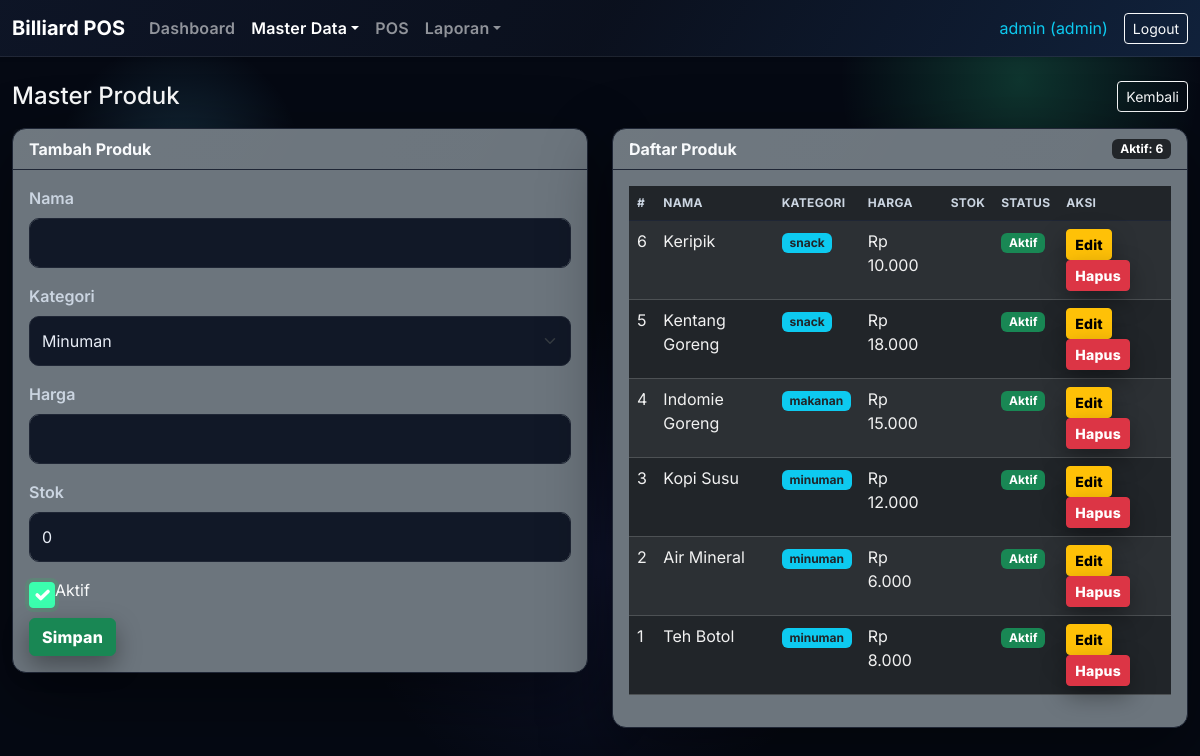
The app's page /billiard_pos/master/products.php (signed in) with its own data.
### tables this page shows
CREATE TABLE `products` (
  `id` int(11) NOT NULL,
  `name` varchar(150) NOT NULL,
  `category` varchar(50) NOT NULL,
  `price` int(11) NOT NULL DEFAULT 0,
  `is_active` tinyint(1) NOT NULL DEFAULT 1,
  `created_at` timestamp NOT NULL DEFAULT current_timestamp()
);

### billiard_pos/includes/functions.php (called while the page is built, shortened)
<?php
function load_company_settings() {
    $file = __DIR__ . '/../company.json';
    return [
        'name' => 'Billiard POS',
        'tagline' => 'Billiard & Snack POS',
        'phone' => '',
        'address' => '',
        'logo' => '',
        'fonnte_token' => '',
        'fonnte_target' => '',
        'maintenance_password' => ''
    ];
}
function format_rupiah($number) {
    return 'Rp ' . number_format((int)$number, 0, ',', '.');
}
function active_menu($path) {
    $current = $_SERVER['SCRIPT_NAME'] ?? '';
    return (strpos($current, $path) !== false) ? 'active' : '';
}
?>

### billiard_pos/master/products.php (the view, shortened to what this page needs)
<?php
require_once __DIR__ . '/../includes/functions.php';
$products = $pdo->query("SELECT * FROM products ORDER BY id DESC")->fetchAll();
$editData = null;
?>
<?php include __DIR__ . '/../includes/header.php'; ?>
<div class="d-flex justify-content-between align-items-center mb-3">
    <h4 class="mb-0">Master Produk</h4>
    <a href="/billiard_pos/index.php" class="btn btn-outline-light btn-sm">Kembali</a>
</div>
<div class="row">
    <div class="col-md-6">
        <div class="card bg-secondary text-light">
            <div class="card-header"><?php echo $editData ? 'Edit Produk' : 'Tambah Produk'; ?></div>
            <div class="card-body">
                <form method="post">
                    <div class="mb-3">
                        <label class="form-label">Nama</label>
                        <input type="text" name="name" class="form-control" required value="<?php echo htmlspecialchars($editData['name'] ?? ''); ?>">
                    </div>
                    <div class="mb-3">
                        <label class="form-label">Kategori</label>
                        <select name="category" class="form-select" required>
                            <?php $categories = ['minuman','snack','makanan','lain-lain']; ?>
                            <?php foreach ($categories as $cat): ?>
                                <option value="<?php echo $cat; ?>" <?php echo (($editData['category'] ?? '') === $cat) ? 'selected' : ''; ?>><?php echo ucfirst($cat); ?></option>
                            <?php endforeach; ?>
                        </select>
                    </div>
                    <div class="mb-3">
                        <label class="form-label">Harga</label>
                        <input type="number" name="price" class="form-control" required value="<?php echo htmlspecialchars($editData['price'] ?? ''); ?>">
                    </div>
                    <div class="mb-3">
                        <label class="form-label">Stok</label>
                        <input type="number" name="stock" class="form-control" value="<?php echo htmlspecialchars($editData['stock'] ?? 0); ?>">
                    </div>
                    <div class="form-check mb-3">
                        <input class="form-check-input" type="checkbox" name="is_active" id="is_active" value="1" <?php echo (($editData['is_active'] ?? 1) ? 'checked' : ''); ?>>
                        <label class="form-check-label" for="is_active">Aktif</label>
                    </div>
                    <button type="submit" class="btn btn-success">Simpan</button>
                </form>
            </div>
        </div>
    </div>
    <div class="col-md-6">
        <div class="card bg-secondary text-light">
            <div class="card-header d-flex justify-content-between align-items-center">
                <span>Daftar Produk</span>
                <span class="badge bg-dark">Aktif: <?php echo count(array_filter($products, fn($p)=>$p['is_active'])); ?></span>
            </div>
            <div class="card-body">
                <table class="table table-dark table-striped">
                    <thead><tr><th>#</th><th>Nama</th><th>Kategori</th><th>Harga</th><th>Stok</th><th>Status</th><th>Aksi</th></tr></thead>
                    <tbody>
                    <?php foreach ($products as $p): ?>
                        <tr>
                            <td><?php echo $p['id']; ?></td>
                            <td><?php echo htmlspecialchars($p['name']); ?></td>
                            <td><span class="badge bg-info text-dark"><?php echo htmlspecialchars($p['category']); ?></span></td>
                            <td><?php echo format_rupiah($p['price']); ?></td>
                            <td><?php echo $p['stock']; ?></td>
                            <td><?php echo $p['is_active'] ? '<span class="badge bg-success">Aktif</span>' : '<span class="badge bg-danger">Nonaktif</span>'; ?></td>
                            <td>
                                <a href="?edit=<?php echo $p['id']; ?>" class="btn btn-sm btn-warning">Edit</a>
                                <a href="?delete=<?php echo $p['id']; ?>" class="btn btn-sm btn-danger" onclick="return confirm('Hapus produk?')">Hapus</a>
                            </td>
                        </tr>
                    <?php endforeach; ?>
                    </tbody>
                </table>
            </div>
        </div>
    </div>
</div>
<?php include __DIR__ . '/../includes/footer.php'; ?>

### billiard_pos/includes/header.php (shortened to what this page needs)
<?php
require_once __DIR__ . '/functions.php';
$company = load_company_settings();
?>
<!doctype html>
<html lang="id">
<head>
    <link href="https://cdn.jsdelivr.net/npm/bootstrap@5.3.3/dist/css/bootstrap.min.css" rel="stylesheet">
    <link rel="stylesheet" href="/billiard_pos/assets/css/custom.css">
</head>
<body class="text-light">
<nav class="navbar navbar-expand-lg navbar-dark bg-black shadow-sm">
    <div class="container-fluid">
        <a class="navbar-brand fw-bold d-flex align-items-center gap-2" href="/billiard_pos/index.php">
            <span><?php echo htmlspecialchars($company['name'] ?? 'Billiard POS'); ?></span>
        </a>
        <div class="collapse navbar-collapse" id="navbarNav">
            <ul class="navbar-nav me-auto mb-2 mb-lg-0">
                <li class="nav-item"><a class="nav-link <?php echo active_menu('/index.php'); ?>" href="/billiard_pos/index.php">Dashboard</a></li>
                <?php if (!empty($_SESSION['user']) && $_SESSION['user']['role'] === 'admin'): ?>
                    <li class="nav-item dropdown">
                        <a class="nav-link dropdown-toggle <?php echo active_menu('/tables/'); ?> <?php echo active_menu('/master/'); ?>" href="#" role="button" data-bs-toggle="dropdown">Master Data</a>
                    </li>
                <?php endif; ?>
                <?php if (!empty($_SESSION['user'])): ?>
                    <li class="nav-item"><a class="nav-link <?php echo active_menu('/pos/pos.php'); ?>" href="/billiard_pos/pos/pos.php">POS</a></li>
                    <li class="nav-item dropdown">
                        <a class="nav-link dropdown-toggle <?php echo active_menu('/reports/'); ?>" href="#" role="button" data-bs-toggle="dropdown">Laporan</a>
                    </li>
                <?php endif; ?>
            </ul>
            <div class="d-flex align-items-center">
                <?php if (!empty($_SESSION['user'])): ?>
                    <?php $u = $_SESSION['user']; ?>
                    <span class="me-3 text-info">
                        <?php echo htmlspecialchars($u['username'] ?? ''); ?>
                        <?php if (!empty($u['role'])): ?> (<?php echo htmlspecialchars($u['role']); ?>)<?php endif; ?>
                    </span>
                    <a class="btn btn-outline-light btn-sm" href="/billiard_pos/auth/logout.php">Logout</a>
                <?php endif; ?>
            </div>
        </div>
    </div>
</nav>
<main class="container py-4">

### billiard_pos/includes/footer.php (shortened to what this page needs)
    </main>
</body>
</html>

### billiard_pos/assets/css/custom.css (style rules this page uses)
:root { --bg: #050913; --bg-alt: #0b1220; --panel: #0f172a; --panel-2: #0b1626; --border: #1f2635; --text: #e7ecf5; --muted: #9fb3c8; --accent: #3bffae; --accent-2: #5ed0ff; --warn: #fcb654; --danger: #ff6b6b; --shadow: 0 24px 70px rgba(0,0,0,0.45); --radius: 14px; --font: 'Inter', 'Segoe UI', system-ui, -apple-system, sans-serif; }
body { font-family: var(--font); background: radial-gradient(220px 220px at 15% 20%, rgba(94,208,255,0.16), transparent 55%), radial-gradient(300px 300px at 85% 10%, rgba(59,255,174,0.18), transparent 60%), radial-gradient(420px 420px at 50% 70%, rgba(92,105,255,0.12), transparent 60%), var(--bg); color: var(--text); min-height: 100vh; animation: bgMove 18s ease-in-out infinite alternate; }
main.container { max-width: 1260px; }
.navbar { background: linear-gradient(120deg, rgba(15,23,42,0.9), rgba(15,23,42,0.7), rgba(19,39,69,0.85)); backdrop-filter: blur(14px); border-bottom: 1px solid rgba(255,255,255,0.08); z-index: 1060; position: sticky; top: 0; }
.navbar .nav-link { font-weight: 600; letter-spacing: 0.2px; }
.card { background: var(--panel); border: 1px solid var(--border); border-radius: var(--radius); box-shadow: var(--shadow); }
.card-header { border-bottom: 1px solid var(--border); background: linear-gradient(120deg, rgba(255,255,255,0.02), rgba(255,255,255,0)); color: #f8fafc; font-weight: 700; }
.form-control, .form-select { background-color: #111827; color: var(--text); border-color: var(--border); border-radius: 10px; }
label.form-label { color: #cbd5e1; font-weight: 600; }
.btn-primary, .btn-success, .btn-warning, .btn-danger { font-weight: 800; letter-spacing: 0.2px; box-shadow: 0 10px 25px rgba(0,0,0,0.35); transition: transform .18s ease, box-shadow .18s ease; }
.table-dark th, .table-dark td { color: #f1f1f1; }
.table thead th { border-color: var(--border); color: #cbd5e1; text-transform: uppercase; letter-spacing: 0.3px; font-size: 12px; }
.table-striped>tbody>tr:nth-of-type(odd)>* { background-color: rgba(255,255,255,0.02); }
.form-control, .form-select, .form-check-input { padding: 12px 12px; }
.form-check-input:checked { background-color: var(--accent); border-color: var(--accent); box-shadow: 0 0 0 4px rgba(34,197,94,0.18); }
a { transition: color .16s ease, opacity .16s ease; }

### records on screen
products: id "6", name "Keripik", category "snack", price "Rp 10.000", is_active "Aktif"
products: id "5", name "Kentang Goreng", category "snack", price "Rp 18.000", is_active "Aktif"
products: id "4", name "Indomie Goreng", category "makanan", price "Rp 15.000", is_active "Aktif"
products: id "3", name "Kopi Susu", category "minuman", price "Rp 12.000", is_active "Aktif"
products: id "2", name "Air Mineral", category "minuman", price "Rp 6.000", is_active "Aktif"
products: id "1", name "Teh Botol", category "minuman", price "Rp 8.000", is_active "Aktif"

### other values on screen
$company['name'] "Billiard POS"
$u['username'] "admin"
$u['role'] "admin"
count(array_filter($products, fn($p)=>$p['is_active'])) "6"
form field category "Minuman"
